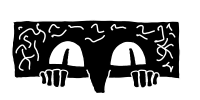

Here is the Python script that generated this plot:
from PIL import Image, ImageDraw


goblin = Image.open("old/goblin/goblin.png").convert("RGBA")

screentone = Image.open("../screentones/cmkosemen_screentones_040.png").convert("RGBA")

combined = "old/goblin/combined.png"
out = ".output/goblin.png"


width = 2800
height = 270

bg = Image.new("RGBA",(width,height),(0,0,0,0))


bg.paste(screentone)
# Draw a yellow rectangle from (20,20) to (80,80)
draw = ImageDraw.Draw(bg)
draw.rectangle((0, 0, width, height), outline="black",width=20)
#draw.rectangle((50, 50, 3300, 200), fill=(255, 255, 255, 0))


# Composite: place the original image over the yellow square
#combined = Image.alpha_composite(image, screentone.crop((0,0,image.width,image.height)))

# Save the result
#gob = goblin.resize((goblin.width//2,goblin.height//2))

full_height =400

image = Image.new("RGBA",(width,full_height),(0,0,0,0))
image.paste(bg)

image.paste(goblin,[800,0],mask=goblin)

image.save(out)

# Eyes
eye_width = 60
eye_height = 100
eye_sep = 180
eyes = Image.new("RGBA",(eye_width * 2 + eye_sep, full_height // 2),(0,0,0,0))
draw_eyes = ImageDraw.Draw(eyes)
for i in range(2):
    draw_eyes.ellipse((i*eye_sep,0,eye_width +i*eye_sep,eye_height),fill="black")

eyes.save(".output/eyes.png")
